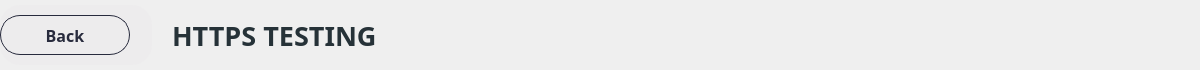
            <widget class="QWidget" name="widget_67" native="true">
             <property name="minimumSize">
              <size>
               <width>1200</width>
               <height>70</height>
              </size>
             </property>
             <property name="maximumSize">
              <size>
               <width>16777215</width>
               <height>70</height>
              </size>
             </property>
             <property name="styleSheet">
              <string notr="true"/>
             </property>
             <widget class="QWidget" name="widget_114" native="true">
              <property name="geometry">
               <rect>
                <x>0</x>
                <y>5</y>
                <width>152</width>
                <height>60</height>
               </rect>
              </property>
              <property name="minimumSize">
               <size>
                <width>0</width>
                <height>60</height>
               </size>
              </property>
              <property name="maximumSize">
               <size>
                <width>16777215</width>
                <height>60</height>
               </size>
              </property>
              <property name="styleSheet">
               <string notr="true">color:rgb(65,155,249);
background-color: rgb(237, 236, 237);
border-radius: 20px;</string>
              </property>
              <layout class="QHBoxLayout" name="horizontalLayout_54">
               <item alignment="Qt::AlignLeft">
                <widget class="QPushButton" name="btn_backHttps">
                 <property name="minimumSize">
                  <size>
                   <width>130</width>
                   <height>40</height>
                  </size>
                 </property>
                 <property name="maximumSize">
                  <size>
                   <width>130</width>
                   <height>40</height>
                  </size>
                 </property>
                 <property name="font">
                  <font>
                   <family>Bahnschrift SemiBold</family>
                   <pointsize>12</pointsize>
                   <weight>75</weight>
                   <bold>true</bold>
                  </font>
                 </property>
                 <property name="cursor">
                  <cursorShape>PointingHandCursor</cursorShape>
                 </property>
                 <property name="styleSheet">
                  <string notr="true">QPushButton {    
    border: 1px solid rgba(40,43,61,255) ;
    border-radius: 20px;
    padding: 5px 10px;
	color: rgba(40,43,61,255) ;
}

QPushButton:hover {
    background-color: ;
}
</string>
                 </property>
                 <property name="text">
                  <string>Back</string>
                 </property>
                 <property name="icon">
                  <iconset>
                   <normaloff>../icons/icons8-go-back-45.png</normaloff>../icons/icons8-go-back-45.png</iconset>
                 </property>
                 <property name="iconSize">
                  <size>
                   <width>35</width>
                   <height>35</height>
                  </size>
                 </property>
                </widget>
               </item>
              </layout>
             </widget>
             <widget class="QLabel" name="label_headofHttpstesting">
              <property name="geometry">
               <rect>
                <x>152</x>
                <y>15</y>
                <width>500</width>
                <height>40</height>
               </rect>
              </property>
              <property name="minimumSize">
               <size>
                <width>500</width>
                <height>40</height>
               </size>
              </property>
              <property name="maximumSize">
               <size>
                <width>500</width>
                <height>40</height>
               </size>
              </property>
              <property name="font">
               <font>
                <family>Bahnschrift SemiBold</family>
                <pointsize>20</pointsize>
                <weight>75</weight>
                <bold>true</bold>
               </font>
              </property>
              <property name="styleSheet">
               <string notr="true">color: rgb(38, 50, 56);</string>
              </property>
              <property name="text">
               <string>HTTPS TESTING</string>
              </property>
              <property name="alignment">
               <set>Qt::AlignLeading|Qt::AlignLeft|Qt::AlignVCenter</set>
              </property>
              <property name="indent">
               <number>20</number>
              </property>
             </widget>
            </widget>
